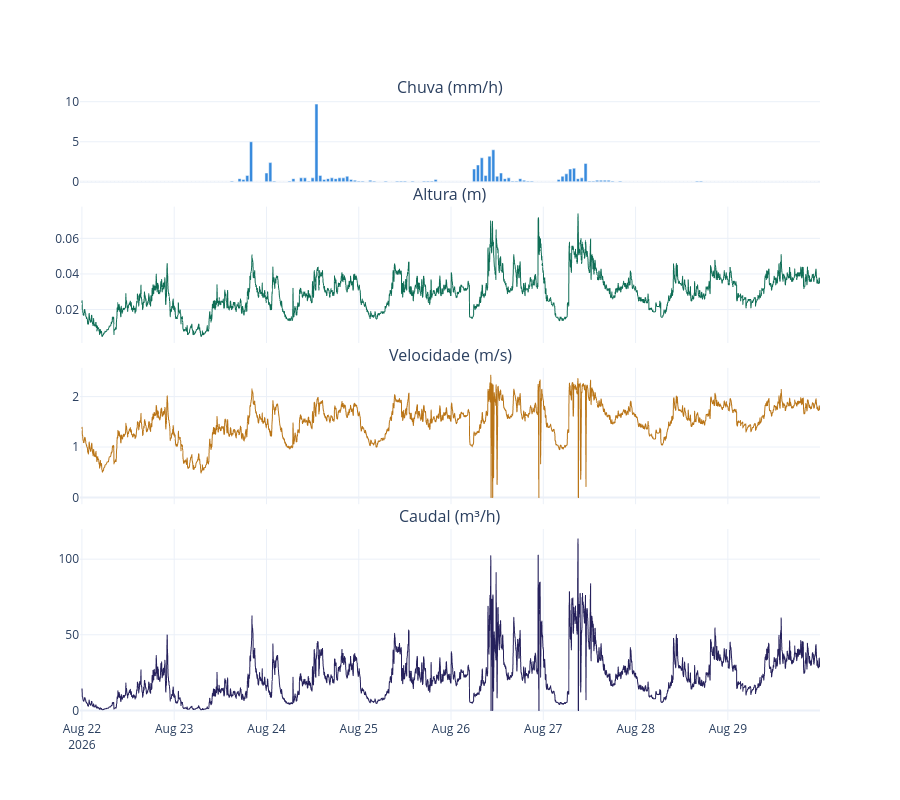

Notebook cell for this chart:
### Markdown cell above
## 2. Zoom into the 2-minute readings

Pick any window. The default is the August 2026 storm.

### Code cell
ZOOM_INICIO, ZOOM_FIM = "2026-08-22", "2026-08-29"

w = leituras.loc[ZOOM_INICIO:ZOOM_FIM]
c = chuva.loc[ZOOM_INICIO:ZOOM_FIM]
fig = make_subplots(rows=4, cols=1, shared_xaxes=True, vertical_spacing=0.04, row_heights=[0.15, 0.25, 0.25, 0.35],
                    subplot_titles=("Chuva (mm/h)", "Altura (m)", "Velocidade (m/s)", "Caudal (m³/h)"))
fig.add_trace(go.Bar(x=c.index, y=c, marker_color="#378ADD"), row=1, col=1)
for row, col, color in ((2, "altura_m", "#0F6E56"), (3, "velocidade_m_s", "#BA7517"), (4, "caudal_m3_h", "#26215C")):
    fig.add_trace(go.Scattergl(x=w.index, y=w[col], mode="lines", line=dict(width=1, color=color)), row=row, col=1)
fig.update_layout(height=800, template="plotly_white", showlegend=False, hovermode="x unified")
fig.show()

### Figure 1 — Plotly figure (JSON) as saved in the notebook; plotly's stock layout.template omitted (floating-point values rounded to 4 significant figures; data arrays with more than 128 entries replaced by an {"elided": "..."} marker saying what was removed)
{"data": [{"marker": {"color": "#378ADD"}, "type": "bar", "x": {"elided": "192 str values"}, "xaxis": "x", "y": {"elided": "192 float values"}, "yaxis": "y"}, {"line": {"color": "#0F6E56", "width": 1}, "mode": "lines", "type": "scattergl", "x": {"elided": "5760 str values"}, "xaxis": "x2", "y": {"elided": "5760 float values"}, "yaxis": "y2"}, {"line": {"color": "#BA7517", "width": 1}, "mode": "lines", "type": "scattergl", "x": {"elided": "5760 str values"}, "xaxis": "x3", "y": {"elided": "5760 float values"}, "yaxis": "y3"}, {"line": {"color": "#26215C", "width": 1}, "mode": "lines", "type": "scattergl", "x": {"elided": "5760 str values"}, "xaxis": "x4", "y": {"elided": "5760 float values"}, "yaxis": "y4"}], "layout": {"annotations": [{"font": {"size": 16}, "showarrow": false, "text": "Chuva (mm/h)", "x": 0.5, "xanchor": "center", "xref": "paper", "y": 1, "yanchor": "bottom", "yref": "paper"}, {"font": {"size": 16}, "showarrow": false, "text": "Altura (m)", "x": 0.5, "xanchor": "center", "xref": "paper", "y": 0.828, "yanchor": "bottom", "yref": "paper"}, {"font": {"size": 16}, "showarrow": false, "text": "Velocidade (m/s)", "x": 0.5, "xanchor": "center", "xref": "paper", "y": 0.568, "yanchor": "bottom", "yref": "paper"}, {"font": {"size": 16}, "showarrow": false, "text": "Caudal (m³/h)", "x": 0.5, "xanchor": "center", "xref": "paper", "y": 0.308, "yanchor": "bottom", "yref": "paper"}], "height": 800, "hovermode": "x unified", "showlegend": false, "xaxis": {"anchor": "y", "domain": [0, 1], "matches": "x4", "showticklabels": false}, "xaxis2": {"anchor": "y2", "domain": [0, 1], "matches": "x4", "showticklabels": false}, "xaxis3": {"anchor": "y3", "domain": [0, 1], "matches": "x4", "showticklabels": false}, "xaxis4": {"anchor": "y4", "domain": [0, 1]}, "yaxis": {"anchor": "x", "domain": [0.868, 1]}, "yaxis2": {"anchor": "x2", "domain": [0.608, 0.828]}, "yaxis3": {"anchor": "x3", "domain": [0.348, 0.568]}, "yaxis4": {"anchor": "x4", "domain": [0, 0.308]}}}
